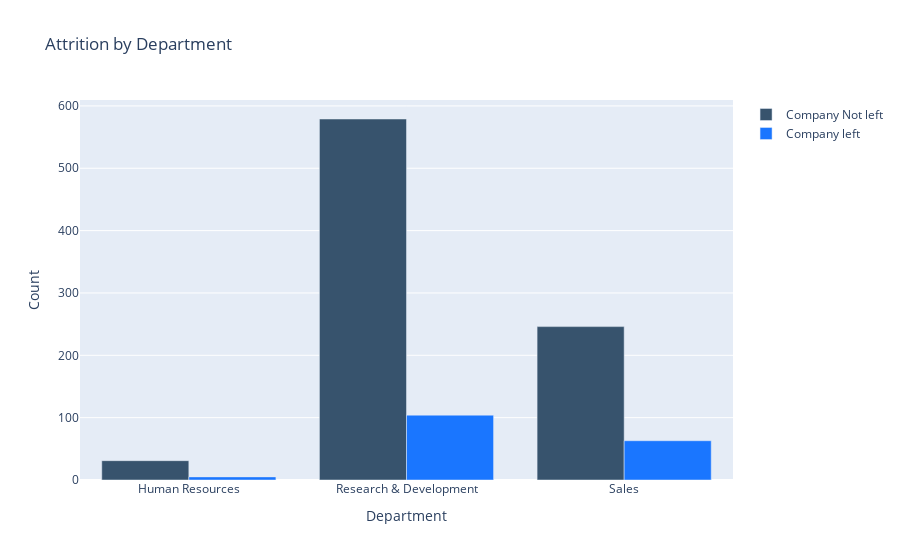

Here is the notebook cell this chart was saved with:
### Code cell
fig = go.Figure()

# Bars for Attrition = 0 (Company Not left)
fig.add_trace(go.Bar(
    x=grouped_data[grouped_data["Attrition"] == 0]["Department"],
    y=grouped_data[grouped_data["Attrition"] == 0]["count"],
    name='Company Not left',
    marker_color='rgb(55, 83, 109)'
))

# Bars for Attrition = 1 (Company left)
fig.add_trace(go.Bar(
    x=grouped_data[grouped_data["Attrition"] == 1]["Department"],
    y=grouped_data[grouped_data["Attrition"] == 1]["count"],
    name='Company left',
    marker_color='rgb(26, 118, 255)'
))

fig.update_layout(
    title='Attrition by Department',
    xaxis_title='Department',
    yaxis_title='Count',
)

fig.show()

### Figure 1 — Plotly figure (JSON) as saved in the notebook; plotly's stock layout.template omitted (floating-point values rounded to 4 significant figures)
{"data": [{"marker": {"color": "rgb(55, 83, 109)"}, "name": "Company Not left", "type": "bar", "x": ["Human Resources", "Research & Development", "Sales"], "y": [31, 579, 246]}, {"marker": {"color": "rgb(26, 118, 255)"}, "name": "Company left", "type": "bar", "x": ["Human Resources", "Research & Development", "Sales"], "y": [5, 104, 63]}], "layout": {"title": {"text": "Attrition by Department"}, "xaxis": {"title": {"text": "Department"}}, "yaxis": {"title": {"text": "Count"}}}}
